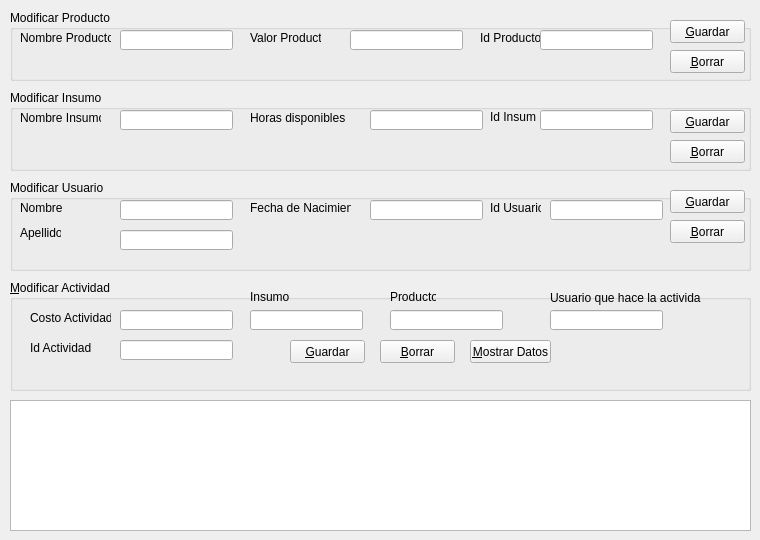
   <widget class="QWidget" name="tab_3">
    <attribute name="title">
     <string>Actualizar</string>
    </attribute>
    <widget class="QGroupBox" name="groupBox_5">
     <property name="geometry">
      <rect>
       <x>10</x>
       <y>90</y>
       <width>741</width>
       <height>81</height>
      </rect>
     </property>
     <property name="title">
      <string>Modificar Insumo</string>
     </property>
     <widget class="QLabel" name="label_18">
      <property name="geometry">
       <rect>
        <x>10</x>
        <y>20</y>
        <width>81</width>
        <height>16</height>
       </rect>
      </property>
      <property name="text">
       <string>Nombre Insumo</string>
      </property>
     </widget>
     <widget class="QLineEdit" name="lineEditActualizarNombreInsumo">
      <property name="geometry">
       <rect>
        <x>110</x>
        <y>20</y>
        <width>113</width>
        <height>20</height>
       </rect>
      </property>
     </widget>
     <widget class="QLineEdit" name="lineEditActualizarHorasInsumo">
      <property name="geometry">
       <rect>
        <x>360</x>
        <y>20</y>
        <width>113</width>
        <height>20</height>
       </rect>
      </property>
     </widget>
     <widget class="QPushButton" name="pushButton_ActualizarInsumo">
      <property name="geometry">
       <rect>
        <x>660</x>
        <y>20</y>
        <width>75</width>
        <height>23</height>
       </rect>
      </property>
      <property name="text">
       <string>&amp;Guardar</string>
      </property>
     </widget>
     <widget class="QPushButton" name="pushButton_10">
      <property name="geometry">
       <rect>
        <x>660</x>
        <y>50</y>
        <width>75</width>
        <height>23</height>
       </rect>
      </property>
      <property name="text">
       <string>&amp;Borrar</string>
      </property>
     </widget>
     <widget class="QLabel" name="label_20">
      <property name="geometry">
       <rect>
        <x>240</x>
        <y>20</y>
        <width>111</width>
        <height>16</height>
       </rect>
      </property>
      <property name="text">
       <string>Horas disponibles</string>
      </property>
     </widget>
     <widget class="QLabel" name="label_35">
      <property name="geometry">
       <rect>
        <x>480</x>
        <y>20</y>
        <width>46</width>
        <height>13</height>
       </rect>
      </property>
      <property name="text">
       <string>Id Insumo</string>
      </property>
     </widget>
     <widget class="QLineEdit" name="lineEdit_IDACtualizarInsumo">
      <property name="geometry">
       <rect>
        <x>530</x>
        <y>20</y>
        <width>113</width>
        <height>20</height>
       </rect>
      </property>
     </widget>
     <widget class="QLabel" name="ModificarInsumo">
      <property name="geometry">
       <rect>
        <x>10</x>
        <y>60</y>
        <width>641</width>
        <height>20</height>
       </rect>
      </property>
      <property name="text">
       <string/>
      </property>
     </widget>
    </widget>
    <widget class="QGroupBox" name="groupBox_6">
     <property name="geometry">
      <rect>
       <x>10</x>
       <y>180</y>
       <width>741</width>
       <height>91</height>
      </rect>
     </property>
     <property name="title">
      <string>Modificar Usuario</string>
     </property>
     <widget class="QLabel" name="label_26">
      <property name="geometry">
       <rect>
        <x>10</x>
        <y>20</y>
        <width>81</width>
        <height>16</height>
       </rect>
      </property>
      <property name="text">
       <string>Nombre </string>
      </property>
     </widget>
     <widget class="QLineEdit" name="lineEditActualizarNombreUsuario">
      <property name="geometry">
       <rect>
        <x>110</x>
        <y>20</y>
        <width>113</width>
        <height>20</height>
       </rect>
      </property>
     </widget>
     <widget class="QLineEdit" name="lineEditActualizarApellidoUsuaio">
      <property name="geometry">
       <rect>
        <x>110</x>
        <y>50</y>
        <width>113</width>
        <height>20</height>
       </rect>
      </property>
     </widget>
     <widget class="QLabel" name="label_27">
      <property name="geometry">
       <rect>
        <x>10</x>
        <y>43</y>
        <width>41</width>
        <height>20</height>
       </rect>
      </property>
      <property name="text">
       <string>Apellido</string>
      </property>
     </widget>
     <widget class="QLabel" name="label_29">
      <property name="geometry">
       <rect>
        <x>240</x>
        <y>20</y>
        <width>101</width>
        <height>16</height>
       </rect>
      </property>
      <property name="text">
       <string>Fecha de Nacimiento</string>
      </property>
     </widget>
     <widget class="QLineEdit" name="lineEditActualizarFechaNacUsuario">
      <property name="geometry">
       <rect>
        <x>360</x>
        <y>20</y>
        <width>113</width>
        <height>20</height>
       </rect>
      </property>
     </widget>
     <widget class="QPushButton" name="pushButton_14">
      <property name="geometry">
       <rect>
        <x>660</x>
        <y>40</y>
        <width>75</width>
        <height>23</height>
       </rect>
      </property>
      <property name="text">
       <string>&amp;Borrar</string>
      </property>
     </widget>
     <widget class="QPushButton" name="pushButton_ActualizarUsuario">
      <property name="geometry">
       <rect>
        <x>660</x>
        <y>10</y>
        <width>75</width>
        <height>23</height>
       </rect>
      </property>
      <property name="text">
       <string>&amp;Guardar</string>
      </property>
     </widget>
     <widget class="QLabel" name="label_36">
      <property name="geometry">
       <rect>
        <x>480</x>
        <y>20</y>
        <width>51</width>
        <height>16</height>
       </rect>
      </property>
      <property name="text">
       <string>Id Usuario</string>
      </property>
     </widget>
     <widget class="QLineEdit" name="lineEdit_idActualizarUsuario">
      <property name="geometry">
       <rect>
        <x>540</x>
        <y>20</y>
        <width>113</width>
        <height>20</height>
       </rect>
      </property>
     </widget>
     <widget class="QLabel" name="ModificarUsuario">
      <property name="geometry">
       <rect>
        <x>10</x>
        <y>70</y>
        <width>721</width>
        <height>16</height>
       </rect>
      </property>
      <property name="text">
       <string/>
      </property>
     </widget>
    </widget>
    <widget class="QGroupBox" name="groupBox_4">
     <property name="geometry">
      <rect>
       <x>10</x>
       <y>10</y>
       <width>741</width>
       <height>71</height>
      </rect>
     </property>
     <property name="title">
      <string>Modificar Producto</string>
     </property>
     <widget class="QLabel" name="label_14">
      <property name="geometry">
       <rect>
        <x>10</x>
        <y>20</y>
        <width>91</width>
        <height>16</height>
       </rect>
      </property>
      <property name="text">
       <string>Nombre Producto</string>
      </property>
     </widget>
     <widget class="QLineEdit" name="lineEditActualizarNombreProducto">
      <property name="geometry">
       <rect>
        <x>110</x>
        <y>20</y>
        <width>113</width>
        <height>20</height>
       </rect>
      </property>
     </widget>
     <widget class="QLineEdit" name="lineEditActualizarValorProducto">
      <property name="geometry">
       <rect>
        <x>340</x>
        <y>20</y>
        <width>113</width>
        <height>20</height>
       </rect>
      </property>
     </widget>
     <widget class="QLabel" name="label_15">
      <property name="geometry">
       <rect>
        <x>240</x>
        <y>20</y>
        <width>71</width>
        <height>16</height>
       </rect>
      </property>
      <property name="text">
       <string>Valor Producto</string>
      </property>
     </widget>
     <widget class="QPushButton" name="pushButton_8">
      <property name="geometry">
       <rect>
        <x>660</x>
        <y>40</y>
        <width>75</width>
        <height>23</height>
       </rect>
      </property>
      <property name="text">
       <string>&amp;Borrar</string>
      </property>
     </widget>
     <widget class="QPushButton" name="pushButton_ActualizarProducto">
      <property name="geometry">
       <rect>
        <x>660</x>
        <y>10</y>
        <width>75</width>
        <height>23</height>
       </rect>
      </property>
      <property name="text">
       <string>&amp;Guardar</string>
      </property>
     </widget>
     <widget class="QLabel" name="label_34">
      <property name="geometry">
       <rect>
        <x>470</x>
        <y>20</y>
        <width>61</width>
        <height>16</height>
       </rect>
      </property>
      <property name="text">
       <string>Id Producto</string>
      </property>
     </widget>
     <widget class="QLineEdit" name="lineEdit_IDActualizarProducto">
      <property name="geometry">
       <rect>
        <x>530</x>
        <y>20</y>
        <width>113</width>
        <height>20</height>
       </rect>
      </property>
     </widget>
     <widget class="QLabel" name="ModificarProducto">
      <property name="geometry">
       <rect>
        <x>10</x>
        <y>50</y>
        <width>631</width>
        <height>16</height>
       </rect>
      </property>
      <property name="text">
       <string/>
      </property>
     </widget>
    </widget>
    <widget class="QGroupBox" name="groupBox_11">
     <property name="geometry">
      <rect>
       <x>10</x>
       <y>280</y>
       <width>741</width>
       <height>111</height>
      </rect>
     </property>
     <property name="title">
      <string>&amp;Modificar Actividad</string>
     </property>
     <widget class="QLabel" name="label_25">
      <property name="geometry">
       <rect>
        <x>20</x>
        <y>30</y>
        <width>81</width>
        <height>16</height>
       </rect>
      </property>
      <property name="text">
       <string>Costo Actividad</string>
      </property>
     </widget>
     <widget class="QLineEdit" name="lineEditAgregarActividad_2">
      <property name="geometry">
       <rect>
        <x>110</x>
        <y>30</y>
        <width>113</width>
        <height>20</height>
       </rect>
      </property>
     </widget>
     <widget class="QLabel" name="label_28">
      <property name="geometry">
       <rect>
        <x>240</x>
        <y>10</y>
        <width>46</width>
        <height>13</height>
       </rect>
      </property>
      <property name="text">
       <string>Insumo</string>
      </property>
     </widget>
     <widget class="QLabel" name="label_30">
      <property name="geometry">
       <rect>
        <x>380</x>
        <y>10</y>
        <width>46</width>
        <height>13</height>
       </rect>
      </property>
      <property name="text">
       <string>Producto</string>
      </property>
     </widget>
     <widget class="QLabel" name="label_31">
      <property name="geometry">
       <rect>
        <x>540</x>
        <y>10</y>
        <width>151</width>
        <height>16</height>
       </rect>
      </property>
      <property name="text">
       <string>Usuario que hace la actividad</string>
      </property>
     </widget>
     <widget class="QPushButton" name="pushButtonGuardarActividad_2">
      <property name="geometry">
       <rect>
        <x>280</x>
        <y>60</y>
        <width>75</width>
        <height>23</height>
       </rect>
      </property>
      <property name="text">
       <string>&amp;Guardar</string>
      </property>
     </widget>
     <widget class="QPushButton" name="pushButton_21">
      <property name="geometry">
       <rect>
        <x>370</x>
        <y>60</y>
        <width>75</width>
        <height>23</height>
       </rect>
      </property>
      <property name="text">
       <string>&amp;Borrar</string>
      </property>
     </widget>
     <widget class="QLabel" name="label_37">
      <property name="geometry">
       <rect>
        <x>20</x>
        <y>60</y>
        <width>71</width>
        <height>16</height>
       </rect>
      </property>
      <property name="text">
       <string>Id Actividad</string>
      </property>
     </widget>
     <widget class="QLineEdit" name="lineEdit_IdActualizarActividad">
      <property name="geometry">
       <rect>
        <x>110</x>
        <y>60</y>
        <width>113</width>
        <height>20</height>
       </rect>
      </property>
     </widget>
     <widget class="QLabel" name="ActualizarActividad">
      <property name="geometry">
       <rect>
        <x>10</x>
        <y>90</y>
        <width>711</width>
        <height>16</height>
       </rect>
      </property>
      <property name="text">
       <string/>
      </property>
     </widget>
     <widget class="QLineEdit" name="lineEdit_3">
      <property name="geometry">
       <rect>
        <x>240</x>
        <y>30</y>
        <width>113</width>
        <height>20</height>
       </rect>
      </property>
     </widget>
     <widget class="QLineEdit" name="lineEdit_4">
      <property name="geometry">
       <rect>
        <x>380</x>
        <y>30</y>
        <width>113</width>
        <height>20</height>
       </rect>
      </property>
     </widget>
     <widget class="QLineEdit" name="lineEdit_5">
      <property name="geometry">
       <rect>
        <x>540</x>
        <y>30</y>
        <width>113</width>
        <height>20</height>
       </rect>
      </property>
     </widget>
     <widget class="QPushButton" name="pushButton_MostrarActualizar">
      <property name="geometry">
       <rect>
        <x>460</x>
        <y>60</y>
        <width>81</width>
        <height>23</height>
       </rect>
      </property>
      <property name="text">
       <string>&amp;Mostrar Datos</string>
      </property>
     </widget>
    </widget>
    <widget class="QTableWidget" name="tableWidget_MostrarDatos">
     <property name="geometry">
      <rect>
       <x>10</x>
       <y>400</y>
       <width>741</width>
       <height>131</height>
      </rect>
     </property>
    </widget>
   </widget>
